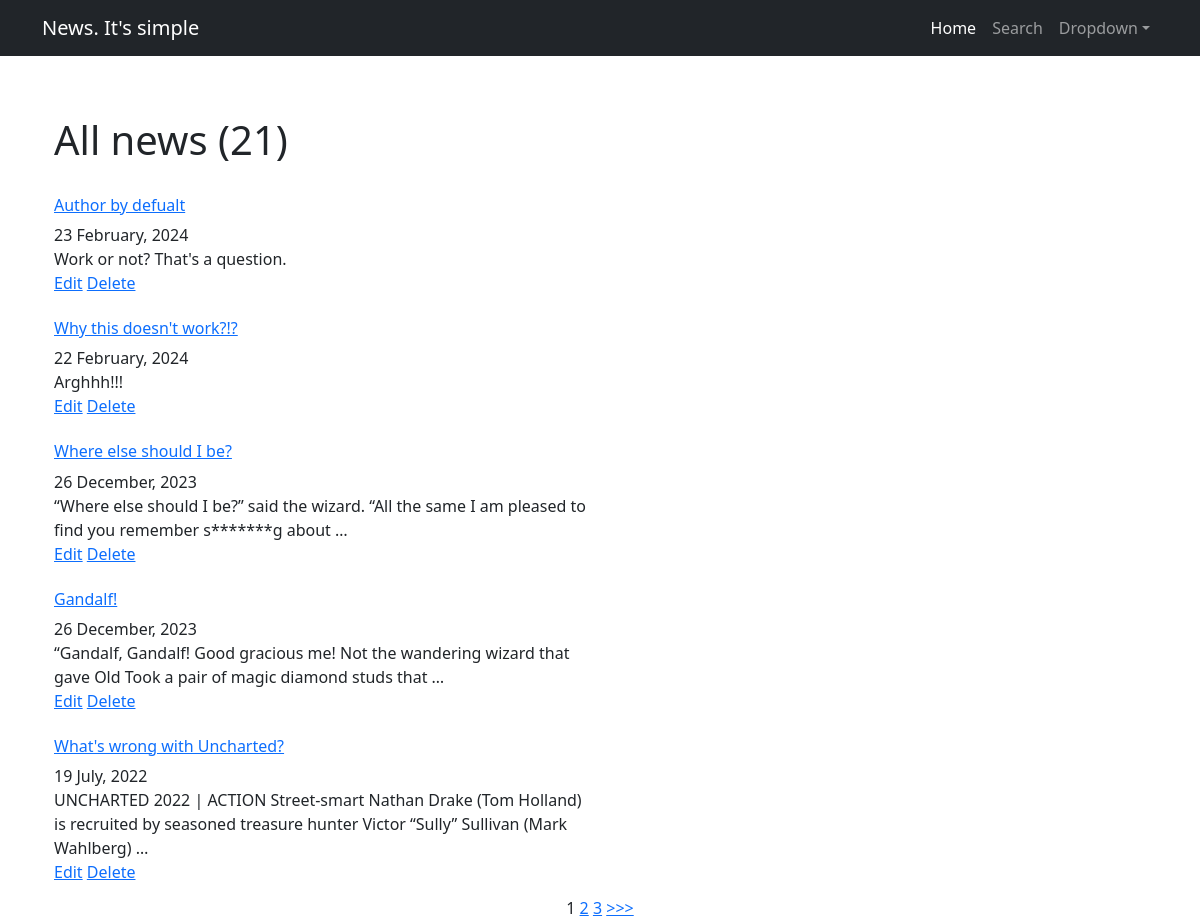
Before: /news/ with the older database file.
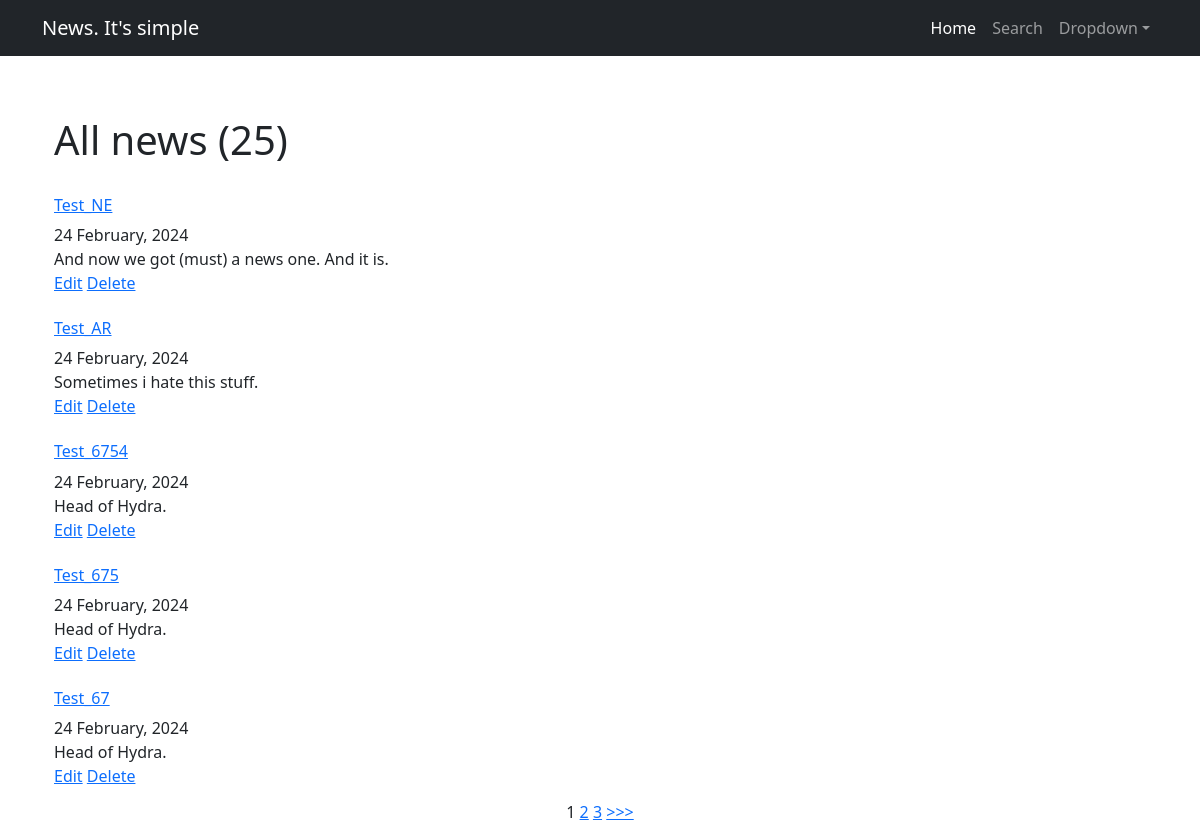
After: the same page with the newer database file.
### news/models.py (models this page shows, shortened)
class Post(models.Model):
    article = 'AR'
    news = 'NE'
    SIZE = [
        (article, 'Article'),
        (news, 'News')
    ]
    author = models.ForeignKey(Author, on_delete=models.CASCADE)
    size = models.CharField(max_length=2,
                            choices=SIZE,
                            default=news)
    pub_date = models.DateTimeField(auto_now_add=True)
    category = models.ManyToManyField(Category, through='PostCategory')
    headline = models.CharField(max_length=60)
    content = models.TextField()
    rating = models.IntegerField(default=0)

### news/views.py (the view)
# urls.py: path('', PostsListView.as_view()),
class PostsListView(ListView):
    model = Post
    ordering = '-pub_date'
    template_name = 'news/news.html'
    context_object_name = 'news'
    paginate_by = 5

### news/templatetags/custom_filters.py (called while the page is built)
@register.filter()
def censor(value):
    try:
        censored_text = ''
        for word in value.split():
            if word.strip('.,:;!?').lower() in SWEAR_WORDS:
                censored_text += word[0] + '*' * len(word[1:-1]) + word[-1] + ' '
            else:
                censored_text += word + ' '
        return censored_text
    except AttributeError as e:
        return f'{e} (string only)'

### templates/news/news.html (shortened to what this page needs)
{% extends 'flatpages/default.html' %}
{% load custom_filters %}
{% block content %}
    <h1 class="space-h">All news ({{ paginator.count }})</h1>
    {% if news %}
        {% for single in news %}
            <div class="space-12">
                <a href="{% url 'single_detail' single.id %}"><h6>{{ single.headline|censor }}</h6></a>
                {{ single.pub_date|date:'d F, Y' }}<br>
                {{ single.content|truncatewords:20|censor }}<br>
                {% if single.size == "AR" %}
                    <a href="{% url 'articles_update' single.id %}">Edit</a>
                    <a href="{% url 'articles_delete' single.id %}">Delete</a>
                {% else %}
                    <a href="{% url 'news_update' single.id %}">Edit</a>
                    <a href="{% url 'news_delete' single.id %}">Delete</a>
                {% endif %}
            </div>
        {% endfor %}
    {% else %}
        <h4>Why is there no news here?</h4>
    {% endif %}
    {% if is_paginated %}
        {% for num in page_obj.paginator.page_range %}
            {% if page_obj.number == num %}
                <a>{{ num }}</a>
            {% elif num > page_obj.number|add:'-2' and num < page_obj.number|add:'3' %}
                <a href="?page={{ num }}&{{ params }}">{{ num }}</a>
            {% endif %}
        {% endfor %}
        {% if page_obj.has_next and page_obj.number < page_obj.paginator.num_pages|add:'-2' %}
            <a href="?page={{ page_obj.paginator.num_pages }}&{{ params }}">>>></a>
        {% endif %}
    {% endif %}
{% endblock content %}

Changed rows visible on the page:
removed Post: headline|censor "Author by defualt", pub_date "23 February, 2024", content|censor "Work or not? That's a question.", size "Edit"
removed Post: headline|censor "Why this doesn't work?!?", pub_date "22 February, 2024", content|censor "Arghhh!!!", size "Edit"
no longer on this page (row unchanged): Post: headline|censor "Where else should I be?", pub_date "26 December, 2023", content|censor "“Where else should I be?” said the wizard. “All the same I am pleased to find you remember s*******g about …", size "Edit"
no longer on this page (row unchanged): Post: headline|censor "Gandalf!", pub_date "26 December, 2023", content|censor "“Gandalf, Gandalf! Good gracious me! Not the wandering wizard that gave Old Took a pair of magic diamond studs that …", size "Edit"
no longer on this page (row unchanged): Post: headline|censor "What's wrong with Uncharted?", pub_date "19 July, 2022", content|censor "UNCHARTED 2022 | ACTION Street-smart Nathan Drake (Tom Holland) is recruited by seasoned treasure hunter Victor “Sully” Sullivan (Mark Wahlberg) …", size "Edit"
added Post: headline|censor "Test_NE", pub_date "24 February, 2024", content|censor "And now we got (must) a news one. And it is.", size "Edit"
added Post: headline|censor "Test_AR", pub_date "24 February, 2024", content|censor "Sometimes i hate this stuff.", size "Edit"
added Post: headline|censor "Test_6754", pub_date "24 February, 2024", content|censor "Head of Hydra.", size "Edit"
added Post: headline|censor "Test_675", pub_date "24 February, 2024", content|censor "Head of Hydra.", size "Edit"
added Post: headline|censor "Test_67", pub_date "24 February, 2024", content|censor "Head of Hydra.", size "Edit"
Other visible differences:
{{ paginator.count }}: "21" → "25"
